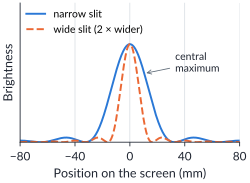

Reproduce this figure in Python.
"""Single-slit diffraction patterns for a narrow and a wide slit (qualitative).

Red laser 650 nm, screen 2.00 m away, slit widths 0.040 mm and 0.080 mm.
Intensity I = (sin b / b)^2 with b = pi a sin(theta) / lambda, each curve scaled
to the same peak height. Run: python3 -I ch2_singleslit.py
"""
import sys
import pathlib

sys.dont_write_bytecode = True
HERE = pathlib.Path(__file__).resolve().parent
sys.path.insert(0, str(HERE.parents[1] / "common"))
import hscplot                                            # noqa: E402
import numpy as np                                        # noqa: E402

lam, L = 650e-9, 2.00
y = np.linspace(-0.080, 0.080, 2001)                      # m on the screen
theta = np.arctan(y / L)


def single(a):
    b = np.pi * a * np.sin(theta) / lam
    return np.sinc(b / np.pi) ** 2                        # np.sinc(x) = sin(pi x)/(pi x)


fig, ax = hscplot.figure(width_mm=72, height_mm=46)
ax.plot(y * 1e3, single(0.040e-3), **hscplot.series(0), label="narrow slit")
ax.plot(y * 1e3, single(0.080e-3), **hscplot.series(1), label="wide slit (2 × wider)")
ax.set_xlim(-80, 80)
ax.set_ylim(0, 1.42)
ax.set_yticks([])
ax.set_xticks([-80, -40, 0, 40, 80])
ax.set_xlabel("Position on the screen (mm)")
ax.set_ylabel("Brightness")
ax.legend(loc="upper left", fontsize=7.5, handlelength=1.8, borderaxespad=0.2)
ax.annotate("central\nmaximum", xy=(10, 0.70), xytext=(33, 0.72), fontsize=7.5,
            color=hscplot.INK, arrowprops=dict(arrowstyle="->", color=hscplot.MUTED, lw=0.6))
hscplot.save(fig, __file__)
